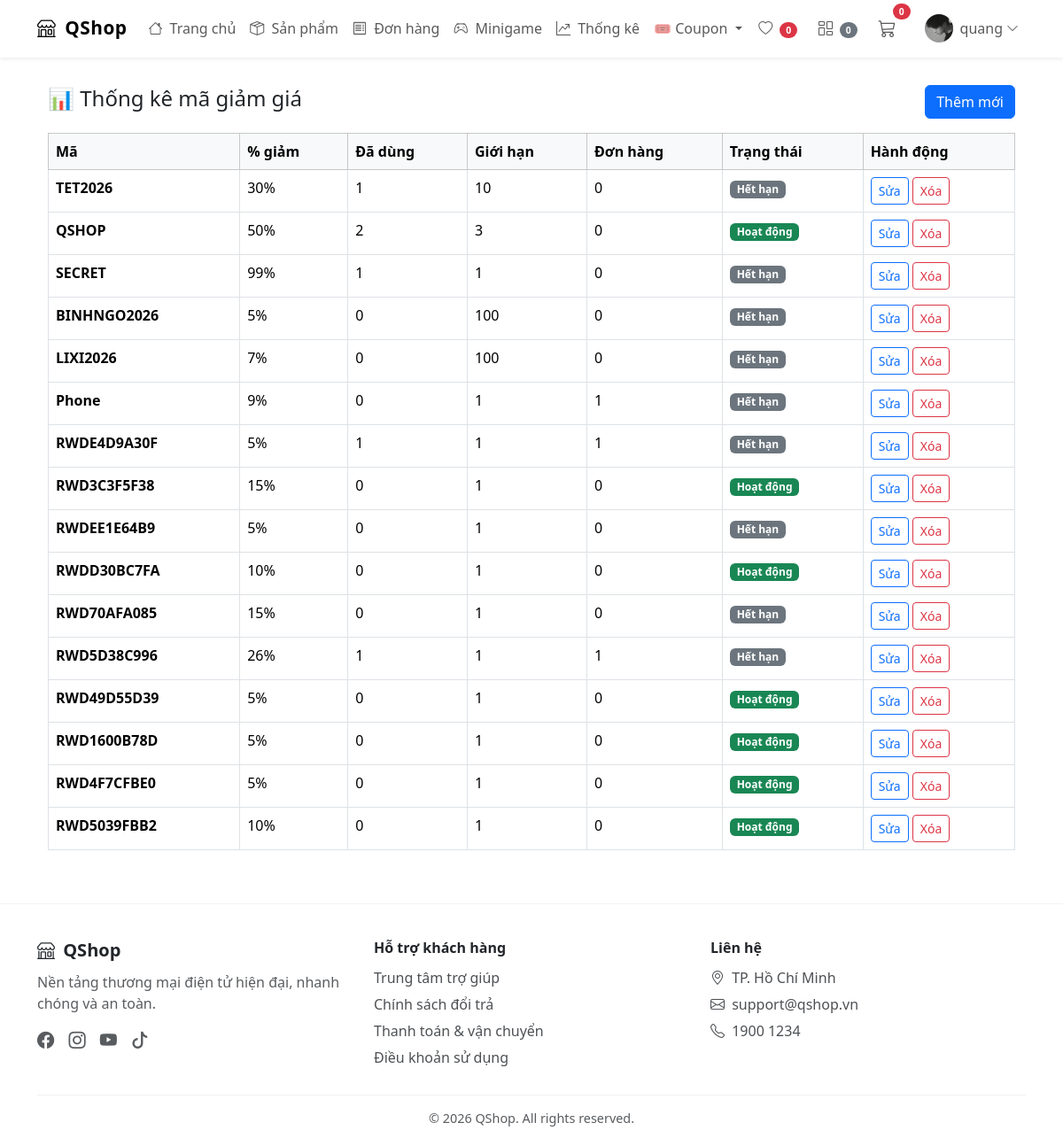
Screenshot of /shops/coupon/stats/ (signed in) with the database file from the repository.
### users/models.py (models this page shows, shortened)
class Profile(models.Model):
    user = models.OneToOneField(settings.AUTH_USER_MODEL , on_delete=models.CASCADE)
    photo = models.ImageField(upload_to='users/%Y/%m/%d/', blank=True)
    phone = models.CharField(max_length=20, blank=True)
    address = models.TextField(blank=True)
    latitude = models.FloatField(null=True, blank=True)
    longitude = models.FloatField(null=True, blank=True)
    points = models.IntegerField(default=0)
    lifetime_points = models.IntegerField(default=0)
    minigame_plays = models.IntegerField(default=0)
    RANK_NEWBIE = "Newbie"
    RANK_EXPLORER = "Explorer"
    RANK_SHOPPER = "Shopper"
    RANK_REGULAR = "Regular"
    RANK_PREMIUM = "Premium"
    RANK_GOLD = "Gold Buyer"
    RANK_PLATINUM = "Platinum Buyer"
    RANK_DIAMOND = "Diamond Buyer"
    RANK_ELITE = "Elite Buyer"
    RANK_LEGEND = "Legend Buyer"
    RANK_CHOICES = (
        (RANK_NEWBIE, "Newbie"),
        (RANK_EXPLORER, "Explorer"),
        (RANK_SHOPPER, "Shopper"),
        (RANK_REGULAR, "Regular"),
        (RANK_PREMIUM, "Premium"),
        (RANK_GOLD, "Gold Buyer"),
        (RANK_PLATINUM, "Platinum Buyer"),
        (RANK_DIAMOND, "Diamond Buyer"),
        (RANK_ELITE, "Elite Buyer"),
        (RANK_LEGEND, "Legend Buyer"),
    )
    rank = models.CharField(
        max_length=30,
        choices=RANK_CHOICES,
        default=RANK_NEWBIE
    )

### shops/models.py (models this page shows)
class Coupon(models.Model):
    owner = models.ForeignKey(
        settings.AUTH_USER_MODEL,
        on_delete=models.CASCADE,
        null=True,
        blank=True,
        related_name="owned_coupons"
    )
    code = models.CharField(max_length=50, unique=True)
    valid_from = models.DateTimeField()
    valid_to = models.DateTimeField()
    discount = models.IntegerField(
        validators=[MinValueValidator(1), MaxValueValidator(100)]
    )
    max_discount = models.IntegerField(
        default=0,
        help_text="Số tiền giảm tối đa (0 = không giới hạn)"
    )
    usage_limit = models.PositiveIntegerField(
        default=0,
        help_text="Số lượt dùng tối đa (0 = không giới hạn)"
    )
    used_count = models.PositiveIntegerField(default=0)
    active = models.BooleanField(default=True)
    categories = models.ManyToManyField(Category, blank=True, help_text="Chọn danh mục sản phẩm để áp dụng voucher (để trống nếu áp dụng cho tất cả)")
    def save(self, *args, **kwargs):
        if self.valid_to < timezone.now():
            self.active = False
        super().save(*args, **kwargs)
    @property
    def is_expired(self):
        now = timezone.now()
        if self.valid_to and self.valid_to < now:
            return True
        if self.usage_limit > 0 and self.used_count >= self.usage_limit:
            return True
        return False

### shops/views.py (the view)
# urls.py: path('coupon/stats/', views.coupon_stats, name='coupon_stats'),
@login_required
@permission_required('shops.view_coupon', raise_exception=True)
def coupon_stats(request):
    coupons = Coupon.objects.annotate(
        total_orders=Count('order'),
        total_used=Count('couponusage')
    )
    for c in coupons:
        if c.is_expired and c.active:
            c.active = False
            c.save(update_fields=["active"])
    return render(request, 'shops/coupon_stats.html', {
        'coupons': coupons
    })

### shops/context_processors.py (called while the page is built)
def cart_context(request):
    cart = request.session.get('cart', {})
    cart_items_count = len(cart)
    compare_items_count = len(request.session.get("compare_products", []))
    wishlist_items_count = 0
    if request.user.is_authenticated:
        cache_key = f"wishlist_items_count:{request.user.id}"
        cached_count = cache.get(cache_key)
        if cached_count is None:
            cached_count = WishlistItem.objects.filter(user=request.user).count()
            cache.set(cache_key, cached_count, 60)
        wishlist_items_count = cached_count
    return {
        'cart_items_count': cart_items_count,
        'compare_items_count': compare_items_count,
        'wishlist_items_count': wishlist_items_count,
        'cart': cart
    }

### shops/templates/shops/coupon_stats.html
{% extends "shops/base.html" %} {% load humanize %} {% block content %}
<div class="container mt-4">
  <div class="d-flex justify-content-between align-items-center mb-3">
    <h4>📊 Thống kê mã giảm giá</h4>
    <a href="{% url 'shops:coupon_create' %}" class="btn btn-primary">Thêm mới</a>
  </div>
  <table class="table table-bordered mt-3 table-hover">
    <thead class="table-light">
      <tr>
        <th>Mã</th>
        <th>% giảm</th>
        <th>Đã dùng</th>
        <th>Giới hạn</th>
        <th>Đơn hàng</th>
        <th>Trạng thái</th>
        <th>Hành động</th>
      </tr>
    </thead>
    <tbody>
      {% for c in coupons %}
      <tr>
        <td><strong>{{ c.code }}</strong></td>
        <td>{{ c.discount }}%</td>
        <td>{{ c.total_used }}</td>
        <td>{{ c.usage_limit|default:"∞" }}</td>
        <td>{{ c.total_orders }}</td>
        <td>
          {% if c.active %}
          <span class="badge bg-success"> Hoạt động </span>
          {% else %}
          <span class="badge bg-secondary"> Hết hạn </span>
          {% endif %}
        </td>
        <td>
          <a href="{% url 'shops:coupon_edit' c.pk %}" class="btn btn-sm btn-outline-primary">Sửa</a>
          <a href="{% url 'shops:coupon_delete' c.pk %}" class="btn btn-sm btn-outline-danger">Xóa</a>
        </td>
      </tr>
      {% endfor %}
    </tbody>
  </table>
</div>
{% endblock %}

### shops/templates/shops/base.html (shortened to what this page needs)
<!doctype html>
{% load static %}
<html lang="vi">
  <head>
    <link
      href="https://cdn.jsdelivr.net/npm/bootstrap@5.3.8/dist/css/bootstrap.min.css"
      rel="stylesheet"
    />
    <link
      rel="stylesheet"
      href="https://cdn.jsdelivr.net/npm/bootstrap-icons@1.11.1/font/bootstrap-icons.css"
    />
  </head>
  <body>
    <nav class="navbar navbar-expand-lg fixed-top glass-nav shadow-sm">
      <div class="container">
        <a class="navbar-brand brand-logo" href="{% url 'shops:index' %}">
          <i class="bi bi-shop me-1"></i> QShop
        </a>
        <div class="collapse navbar-collapse" id="navbar">
          <ul class="navbar-nav me-auto">
            <li class="nav-item">
              <a class="nav-link" href="{% url 'shops:index' %}">
                <i class="bi bi-house me-1"></i> Trang chủ
              </a>
            </li>
            <li class="nav-item">
              <a class="nav-link" href="{% url 'shops:product' %}">
                <i class="bi bi-box-seam me-1"></i> Sản phẩm
              </a>
            </li>
            <li class="nav-item">
              <a class="nav-link" href="{% url 'shops:order_history' %}">
                <i class="bi bi-receipt me-1"></i> Đơn hàng
              </a>
            </li>
            <li class="nav-item">
              <a class="nav-link" href="{% url 'users:minigame' %}">
                <i class="bi bi-controller me-1"></i> Minigame
              </a>
            </li>
            {% if request.user.is_authenticated and request.user.is_staff or request.user.is_superuser %}
            <li class="nav-item">
              <a class="nav-link" href="{% url 'shops:shop_stats' %}">
                <i class="bi bi-graph-up-arrow me-1"></i> Thống kê
              </a>
            </li>
            {% endif %}
            {% if user.is_authenticated and perms.shops.view_coupon %}
            <li class="nav-item dropdown">
              <a
                class="nav-link dropdown-toggle"
                href="#"
                role="button"
                data-bs-toggle="dropdown"
              >
                🎟️ Coupon
              </a>
            </li>
            {% endif %}
          </ul>
          <ul class="navbar-nav ms-auto align-items-center">
            <li class="nav-item me-2">
              <a class="nav-link" href="{% url 'shops:wishlist' %}">
                <i class="bi bi-heart"></i>
                <span class="badge bg-danger rounded-pill mini-badge">{{ wishlist_items_count }}</span>
              </a>
            </li>
            <li class="nav-item me-2">
              <a class="nav-link" href="{% url 'shops:compare' %}">
                <i class="bi bi-columns-gap"></i>
                <span class="badge bg-secondary rounded-pill mini-badge">{{ compare_items_count }}</span>
              </a>
            </li>
            <li class="nav-item me-3 position-relative">
              <a class="nav-link" href="{% url 'shops:cart_detail' %}">
                <i class="bi bi-cart3 fs-5"></i>
                <span
                  id="cart-count"
                  class="badge bg-danger rounded-pill cart-badge"
                  >{{ cart_items_count }}</span
                >
              </a>
            </li>
            {% if request.user.is_authenticated %}
            <li class="nav-item dropdown">
              <a
                class="nav-link d-flex align-items-center"
                data-bs-toggle="dropdown"
                href="#"
              >
                <img
                  src="{% if request.user.profile.photo %}{{ request.user.profile.photo.url }}{% else %}https://i.pravatar.cc/150?u={{ request.user.id }}{% endif %}"
                  class="rounded-circle me-2"
                  width="32"
                  height="32"
                  style="object-fit: cover"
                />
                {{ request.user.username }}
                <i class="bi bi-chevron-down ms-1 small"></i>
              </a>
            </li>
            {% endif %}
          </ul>
        </div>
      </div>
    </nav>
    <main class="container pt-5 mt-4">
       {% block content %}{% endblock %}
    </main>
    <footer class="site-footer">
      <div class="container">
        <div class="row g-4">
          <div class="col-md-4">
            <h5 class="footer-title"><i class="bi bi-shop me-1"></i> QShop</h5>
            <p class="text-muted">
              Nền tảng thương mại điện tử hiện đại, nhanh chóng và an toàn.
            </p>
            <div class="social-icons mt-2">
              <a href="#"><i class="bi bi-facebook"></i></a>
              <a href="#"><i class="bi bi-instagram"></i></a>
              <a href="#"><i class="bi bi-youtube"></i></a>
              <a href="#"><i class="bi bi-tiktok"></i></a>
            </div>
          </div>
          <div class="col-md-4">
            <h6 class="footer-title">Hỗ trợ khách hàng</h6>
            <a href="#" class="footer-link">Trung tâm trợ giúp</a>
            <a href="#" class="footer-link">Chính sách đổi trả</a>
            <a href="#" class="footer-link">Thanh toán & vận chuyển</a>
            <a href="#" class="footer-link">Điều khoản sử dụng</a>
          </div>
          <div class="col-md-4">
            <h6 class="footer-title">Liên hệ</h6>
            <div class="footer-link">
              <i class="bi bi-geo-alt me-1"></i> TP. Hồ Chí Minh
            </div>
            <div class="footer-link">
              <i class="bi bi-envelope me-1"></i> support@qshop.vn
            </div>
            <div class="footer-link">
              <i class="bi bi-telephone me-1"></i> 1900 1234
            </div>
          </div>
        </div>
        <div class="footer-bottom text-center mt-4">
          © {{ now|default:"2026" }} QShop. All rights reserved.
        </div>
      </div>
    </footer>
  </body>
</html>

### shops/templates/shops/base.html (style rules this page uses)
.glass-nav { background: rgba(255, 255, 255, 0.7) !important; backdrop-filter: blur(12px); border-bottom: 1px solid rgba(255, 255, 255, 0.3); }
.brand-logo { font-weight: bold; font-size: 1.3rem; letter-spacing: 0.5px; }
.cart-badge { position: absolute; top: -5px; right: -8px; font-size: 0.65rem; }
.mini-badge { margin-left: 4px; font-size: 0.65rem; }
.site-footer { background: rgba(255, 255, 255, 0.85); backdrop-filter: blur(10px); border-top: 1px solid rgba(0, 0, 0, 0.05); margin-top: 60px; padding: 40px 0 20px; }
.footer-title { font-weight: 600; margin-bottom: 12px; }
.footer-link { display: block; color: inherit; text-decoration: none; margin-bottom: 6px; opacity: 0.8; }
.footer-bottom { border-top: 1px solid rgba(0, 0, 0, 0.08); margin-top: 20px; padding-top: 15px; font-size: 0.9rem; opacity: 0.75; }
.social-icons a { color: inherit; font-size: 1.2rem; margin-right: 12px; opacity: 0.75; }

### rows the page displays
Coupon: code "TET2026", discount "30", total_used "1", usage_limit "10", total_orders "0", active "Hết hạn"
Coupon: code "QSHOP", discount "50", total_used "2", usage_limit "3", total_orders "0", active "Hoạt động"
Coupon: code "SECRET", discount "99", total_used "1", usage_limit "1", total_orders "0", active "Hết hạn"
Coupon: code "BINHNGO2026", discount "5", total_used "0", usage_limit "100", total_orders "0", active "Hết hạn"
Coupon: code "LIXI2026", discount "7", total_used "0", usage_limit "100", total_orders "0", active "Hết hạn"
Coupon: code "Phone", discount "9", total_used "0", usage_limit "1", total_orders "1", active "Hết hạn"
Coupon: code "RWDE4D9A30F", discount "5", total_used "1", usage_limit "1", total_orders "1", active "Hết hạn"
Coupon: code "RWD3C3F5F38", discount "15", total_used "0", usage_limit "1", total_orders "0", active "Hoạt động"
Coupon: code "RWDEE1E64B9", discount "5", total_used "0", usage_limit "1", total_orders "0", active "Hết hạn"
Coupon: code "RWDD30BC7FA", discount "10", total_used "0", usage_limit "1", total_orders "0", active "Hoạt động"
Coupon: code "RWD70AFA085", discount "15", total_used "0", usage_limit "1", total_orders "0", active "Hết hạn"
Coupon: code "RWD5D38C996", discount "26", total_used "1", usage_limit "1", total_orders "1", active "Hết hạn"
Coupon: code "RWD49D55D39", discount "5", total_used "0", usage_limit "1", total_orders "0", active "Hoạt động"
Coupon: code "RWD1600B78D", discount "5", total_used "0", usage_limit "1", total_orders "0", active "Hoạt động"
Coupon: code "RWD4F7CFBE0", discount "5", total_used "0", usage_limit "1", total_orders "0", active "Hoạt động"
Coupon: code "RWD5039FBB2", discount "10", total_used "0", usage_limit "1", total_orders "0", active "Hoạt động"

### other values shown
{{ wishlist_items_count }} "0"
{{ compare_items_count }} "0"
{{ cart_items_count }} "0"
{{ request.user.username }} "quang"
{{ now|default:"2026" }} "2026"
